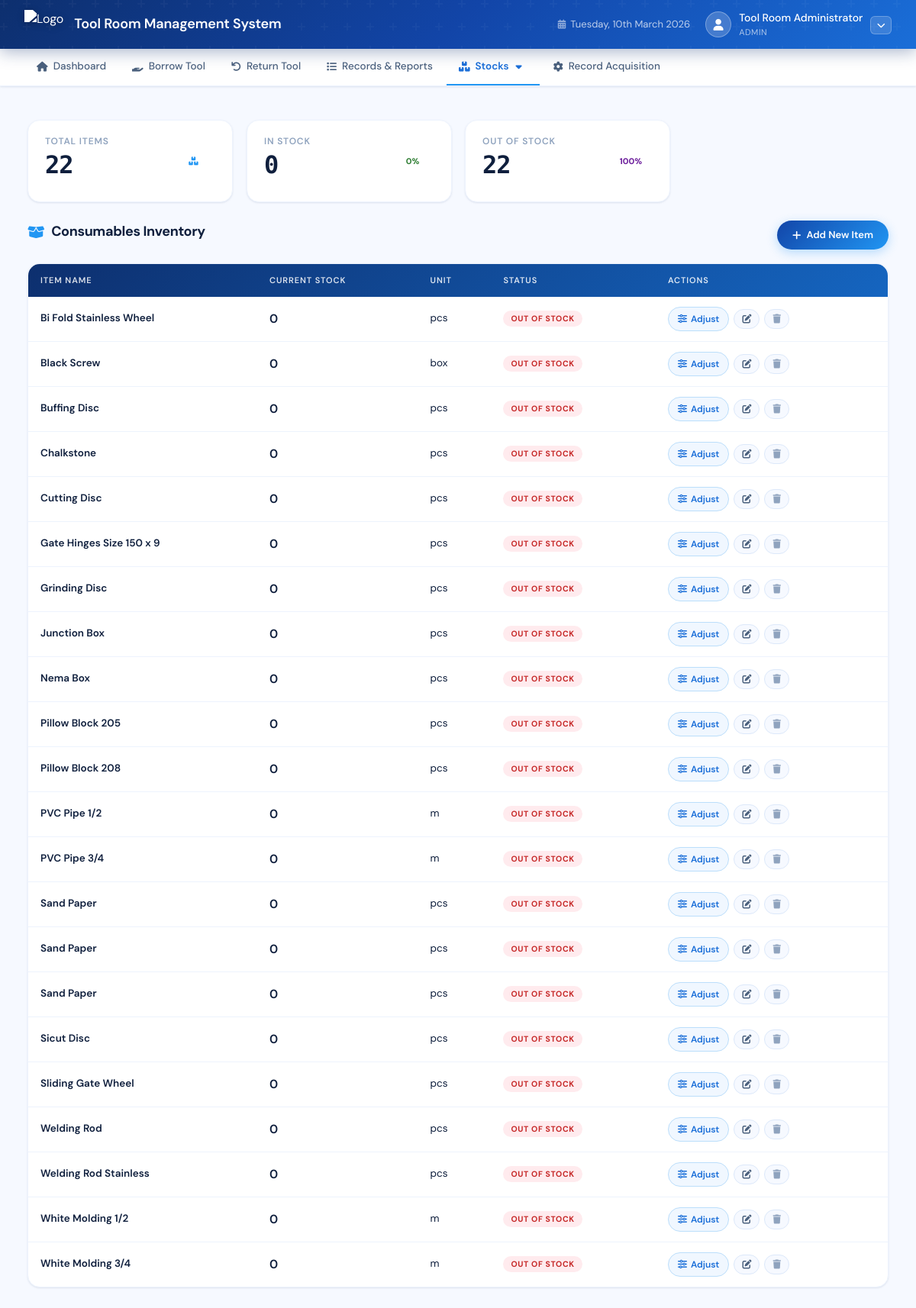
/sratool/consumables.php (signed in), run on the app's committed database.
### tables this page shows
CREATE TABLE IF NOT EXISTS `consumables` (
  `id` int NOT NULL AUTO_INCREMENT,
  `item_name` varchar(150) DEFAULT NULL,
  `quantity` int DEFAULT '0',
  `unit` varchar(50) DEFAULT NULL,
  `created_at` datetime DEFAULT CURRENT_TIMESTAMP,
  `updated_at` datetime DEFAULT CURRENT_TIMESTAMP ON UPDATE CURRENT_TIMESTAMP,
  PRIMARY KEY (`id`)
);

### sratool/consumables.php (the view, shortened to what this page needs)
<?php
require_once "../config.php";
$consumables  = $conn->query("SELECT * FROM consumables ORDER BY item_name ASC");
$total_items  = $conn->query("SELECT COUNT(*) as count FROM consumables")->fetch_assoc()['count'];
$out_of_stock = $conn->query("SELECT COUNT(*) as count FROM consumables WHERE quantity = 0")->fetch_assoc()['count'];
$in_stock     = $conn->query("SELECT COUNT(*) as count FROM consumables WHERE quantity > 0")->fetch_assoc()['count'];
?>
<!DOCTYPE html>
<html lang="en">
<head>
    <link href="https://cdn.jsdelivr.net/npm/bootstrap@5.1.3/dist/css/bootstrap.min.css" rel="stylesheet">
    <link rel="stylesheet" href="https://cdnjs.cloudflare.com/ajax/libs/font-awesome/6.0.0/css/all.min.css">
    <link rel="stylesheet" href="css/consumables.css">
    <link rel="stylesheet" href="css/responsive.css">
</head>
<body>
<?php include 'navigation.php'; ?>
<div class="main-content">
    <div class="stats-row">
        <div class="stat-card">
            <div class="stat-info">
                <h3>Total Items</h3>
                <div class="stat-number"><?php echo $total_items; ?></div>
            </div>
            <div class="stat-circle circle-blue" style="--percent: 100%;">
                <div class="circle-inner">
                    <i class="fas fa-boxes"></i>
                </div>
            </div>
        </div>
        <div class="stat-card">
            <div class="stat-info">
                <h3>In Stock</h3>
                <div class="stat-number"><?php echo $in_stock; ?></div>
            </div>
            <div class="stat-circle circle-green" style="--percent: <?php echo $total_items > 0 ? round(($in_stock / $total_items) * 100) : 0; ?>%;">
                <div class="circle-inner">
                    <?php echo $total_items > 0 ? round(($in_stock / $total_items) * 100) : 0; ?>%
                </div>
            </div>
        </div>
        <div class="stat-card">
            <div class="stat-info">
                <h3>Out of Stock</h3>
                <div class="stat-number"><?php echo $out_of_stock; ?></div>
            </div>
            <div class="stat-circle circle-purple" style="--percent: <?php echo $total_items > 0 ? round(($out_of_stock / $total_items) * 100) : 0; ?>%;">
                <div class="circle-inner">
                    <?php echo $total_items > 0 ? round(($out_of_stock / $total_items) * 100) : 0; ?>%
                </div>
            </div>
        </div>
    </div>
    <div class="action-bar">
        <h2><i class="fas fa-box-open"></i> Consumables Inventory</h2>
        <button class="btn-add" onclick="openAddModal()">
            <i class="fas fa-plus"></i> Add New Item
        </button>
    </div>
    <div class="table-container">
        <?php if ($consumables->num_rows > 0): ?>
            <table class="consumables-table">
                <thead>
                    <tr>
                        <th>Item Name</th>
                        <th>Current Stock</th>
                        <th>Unit</th>
                        <th>Status</th>
                        <th>Actions</th>
                    </tr>
                </thead>
                <tbody>
                    <?php while($row = $consumables->fetch_assoc()): ?>
                        <tr>
                            <td><strong><?php echo htmlspecialchars($row['item_name']); ?></strong></td>
                            <td><strong style="font-size: 16px;"><?php echo $row['quantity']; ?></strong></td>
                            <td><?php echo htmlspecialchars($row['unit']); ?></td>
                            <td>
                                <?php if ($row['quantity'] == 0): ?>
                                    <span class="stock-badge stock-out">Out of Stock</span>
                                <?php else: ?>
                                    <span class="stock-badge stock-good">In Stock</span>
                                <?php endif; ?>
                            </td>
                            <td>
                                <div class="action-buttons">
                                    <button class="btn-action btn-adjust" onclick="openAdjustModal(<?php echo $row['id']; ?>, '<?php echo htmlspecialchars($row['item_name'], ENT_QUOTES); ?>', <?php echo $row['quantity']; ?>)">
                                        <i class="fas fa-sliders-h"></i> Adjust
                                    </button>
                                    <button class="btn-action btn-edit" onclick="openEditModal(<?php echo $row['id']; ?>, '<?php echo htmlspecialchars($row['item_name'], ENT_QUOTES); ?>', <?php echo $row['quantity']; ?>, '<?php echo htmlspecialchars($row['unit'], ENT_QUOTES); ?>')">
                                        <i class="fas fa-edit"></i>
                                    </button>
                                    <button class="btn-action btn-delete" onclick="deleteItem(<?php echo $row['id']; ?>, '<?php echo htmlspecialchars($row['item_name'], ENT_QUOTES); ?>')">
                                        <i class="fas fa-trash"></i>
                                    </button>
                                </div>
                            </td>
                        </tr>
                    <?php endwhile; ?>
                </tbody>
            </table>
        <?php endif; ?>
    </div>
</div>
</body>
</html>

### sratool/css/consumables.css (style rules this page uses)
.action-bar { display: flex; justify-content: space-between; align-items: center; margin-bottom: 18px; flex-wrap: wrap; gap: 12px; }
.action-bar h2 { font-size: 18px; font-weight: 700; color: var(--text-primary); display: flex; align-items: center; gap: 9px; letter-spacing: -0.02em; }
.action-bar h2 i { color: var(--blue-500); }
.btn-add { background: linear-gradient(135deg, var(--blue-800), var(--blue-500)); color: white; border: none; padding: 9px 20px; border-radius: var(--radius-xl); font-size: 13px; font-weight: 600; font-family: 'DM Sans', sans-serif; cursor: pointer; display: flex; align-items: center; gap: 7px; transition: all 0.2s var(--ease); box-shadow: 0 4px 14px rgba(33,150,243,0.3); }
.table-container { background: var(--surface); border-radius: var(--radius-lg); box-shadow: var(--shadow-sm); border: 1px solid var(--border-light); overflow: hidden; animation: cardIn 0.4s var(--ease-spring) 0.1s both; }
.consumables-table { width: 100%; border-collapse: collapse; font-size: 13.5px; }
.consumables-table thead tr { background: linear-gradient(135deg, var(--blue-900), var(--blue-700, #1565C0)); }
.consumables-table thead th { padding: 13px 16px; text-align: left; font-size: 11px; font-weight: 600; color: rgba(255,255,255,0.85); text-transform: uppercase; letter-spacing: 0.08em; white-space: nowrap; }
.consumables-table tbody tr { border-bottom: 1px solid var(--border-light); transition: background 0.15s; }
.consumables-table tbody tr:last-child { border-bottom: none; }
.consumables-table tbody td { padding: 13px 16px; color: var(--text-primary); vertical-align: middle; }
.consumables-table tbody td strong { font-weight: 600; }
.stock-badge { display: inline-flex; align-items: center; padding: 3px 10px; border-radius: 20px; font-size: 10.5px; font-weight: 700; text-transform: uppercase; letter-spacing: 0.06em; }
.stock-out { background: var(--red-100); color: var(--red-600); }
.action-buttons { display: flex; gap: 6px; align-items: center; flex-wrap: wrap; }
.btn-action { display: inline-flex; align-items: center; gap: 5px; padding: 6px 12px; border-radius: var(--radius-xl); font-size: 12px; font-weight: 600; font-family: 'DM Sans', sans-serif; border: 1.5px solid; cursor: pointer; transition: all 0.2s var(--ease); white-space: nowrap; }
.btn-adjust { background: var(--blue-50); border-color: var(--blue-200); color: var(--blue-600); }
.btn-edit { background: var(--surface-2); border-color: var(--border); color: var(--text-secondary); padding: 6px 10px; }
.btn-delete { background: var(--surface-2); border-color: var(--border); color: var(--text-muted); padding: 6px 10px; }

### sratool/css/responsive.css (style rules this page uses)
*, *::before, *::after { box-sizing: border-box; }
body { overflow-x: hidden; }

### sratool/css/dashboard.css (style rules this page uses)
.main-content { font-family: 'DM Sans', sans-serif; }
.stats-row { display: grid; grid-template-columns: repeat(4, 1fr); gap: 14px; margin-bottom: 14px; }
.stat-card { background: var(--surface); border-radius: 16px; padding: 20px 22px 16px; border: 1px solid var(--border-light); box-shadow: var(--shadow-sm); animation: cardIn 0.4s var(--ease-spring) both; position: relative; overflow: hidden; }
.stat-number { font-size: 38px; font-weight: 800; color: var(--text-primary); letter-spacing: -0.04em; line-height: 1; margin-bottom: 12px; font-family: 'DM Sans', sans-serif; }

### sratool/css/portal.css (style rules this page uses)
:root { --blue-900: #0d2f6e; --blue-800: #1245a8; --blue-600: #1a6ed8; --blue-500: #2196F3; --blue-400: #42a5f5; --blue-100: #e3f2fd; --blue-50: #f0f7ff; --surface: #ffffff; --surface-2: #f6f9ff; --border: #dce8fa; --border-light: #edf3fd; --text-primary: #0f1f3d; --text-secondary: #4a607d; --text-muted: #8fa3be; --shadow-sm: 0 1px 3px rgba(13,47,110,0.08), 0 1px 2px rgba(13,47,110,0.04); --shadow-md: 0 4px 16px rgba(13,47,110,0.10), 0 2px 6px rgba(13,47,110,0.06); --shadow-lg: 0 12px 40px rgba(13,47,110,0.15), 0 4px 12px rgba(13,47,110,0.08); --ease: cubic-bezier(0.4, 0, 0.2, 1); --ease-spring: cubic-bezier(0.34, 1.56, 0.64, 1); }
*, *::before, *::after { margin: 0; padding: 0; box-sizing: border-box; }
body { font-family: 'DM Sans', sans-serif; background: var(--surface-2); min-height: 100vh; color: var(--text-primary); }
.main-content { padding: 44px 36px; width: 100%; max-width: 1800px; margin: 0 auto; animation: pageIn 0.4s var(--ease); }

### data on the page
consumables: item_name "Bi Fold Stainless Wheel", quantity "0", unit "pcs", shows "OUT OF STOCK"
consumables: item_name "Black Screw", quantity "0", unit "box", shows "OUT OF STOCK"
consumables: item_name "Buffing Disc", quantity "0", unit "pcs", shows "OUT OF STOCK"
consumables: item_name "Chalkstone", quantity "0", unit "pcs", shows "OUT OF STOCK"
consumables: item_name "Cutting Disc", quantity "0", unit "pcs", shows "OUT OF STOCK"
consumables: item_name "Gate Hinges Size 150 x 9", quantity "0", unit "pcs", shows "OUT OF STOCK"
consumables: item_name "Grinding Disc", quantity "0", unit "pcs", shows "OUT OF STOCK"
consumables: item_name "Junction Box", quantity "0", unit "pcs", shows "OUT OF STOCK"
consumables: item_name "Nema Box", quantity "0", unit "pcs", shows "OUT OF STOCK"
consumables: item_name "Pillow Block 205", quantity "0", unit "pcs", shows "OUT OF STOCK"
consumables: item_name "Pillow Block 208", quantity "0", unit "pcs", shows "OUT OF STOCK"
consumables: item_name "PVC Pipe 1/2", quantity "0", unit "m", shows "OUT OF STOCK"
consumables: item_name "PVC Pipe 3/4", quantity "0", unit "m", shows "OUT OF STOCK"
consumables: item_name "Sand Paper", quantity "0", unit "pcs", shows "OUT OF STOCK"
consumables: item_name "Sand Paper", quantity "0", unit "pcs", shows "OUT OF STOCK"
consumables: item_name "Sand Paper", quantity "0", unit "pcs", shows "OUT OF STOCK"
consumables: item_name "Sicut Disc", quantity "0", unit "pcs", shows "OUT OF STOCK"
consumables: item_name "Sliding Gate Wheel", quantity "0", unit "pcs", shows "OUT OF STOCK"
consumables: item_name "Welding Rod", quantity "0", unit "pcs", shows "OUT OF STOCK"
consumables: item_name "Welding Rod Stainless", quantity "0", unit "pcs", shows "OUT OF STOCK"
consumables: item_name "White Molding 1/2", quantity "0", unit "m", shows "OUT OF STOCK"
consumables: item_name "White Molding 3/4", quantity "0", unit "m", shows "OUT OF STOCK"

### other printed values
$_SESSION['full_name'] "Tool Room Administrator"
$_SESSION['role'] "ADMIN"
$total_items "22"
$in_stock "0"
$out_of_stock "22"
